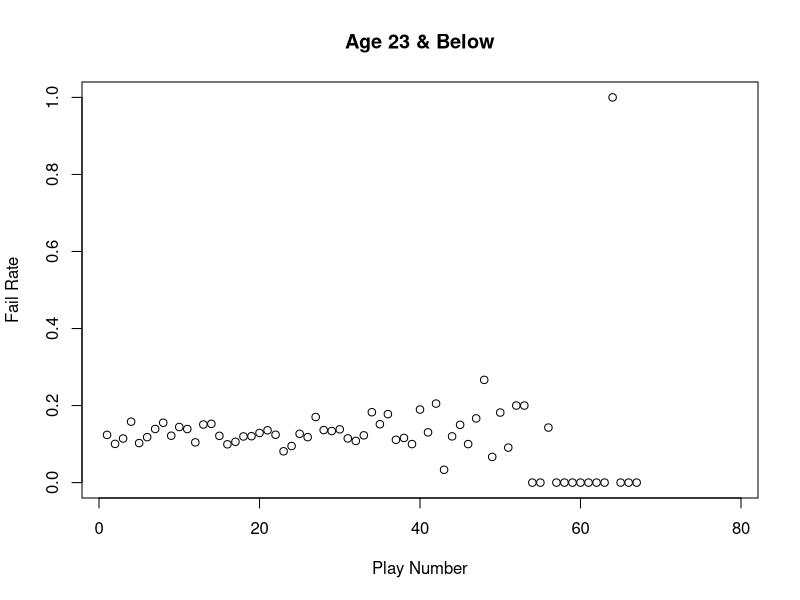
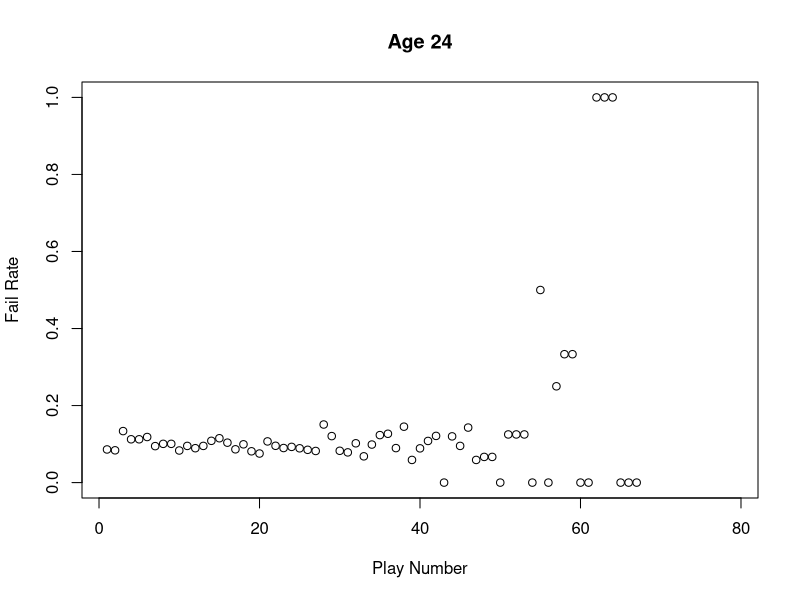
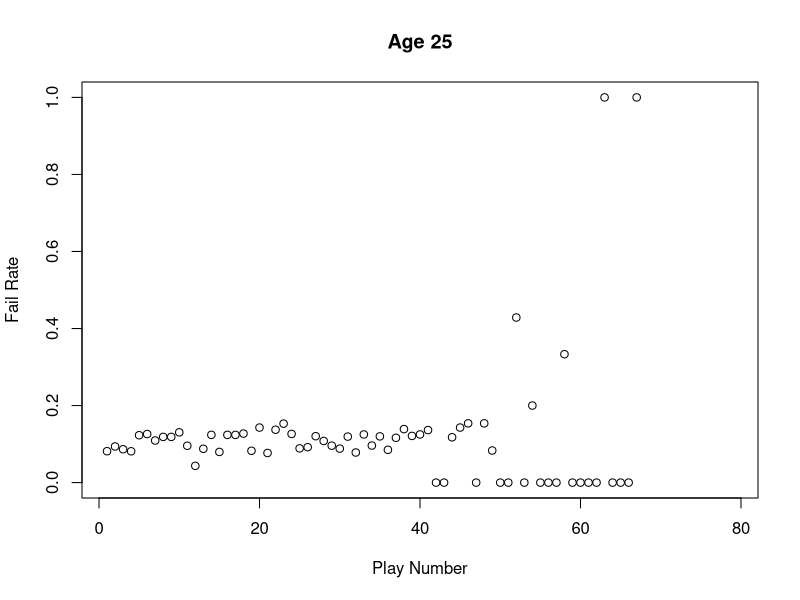
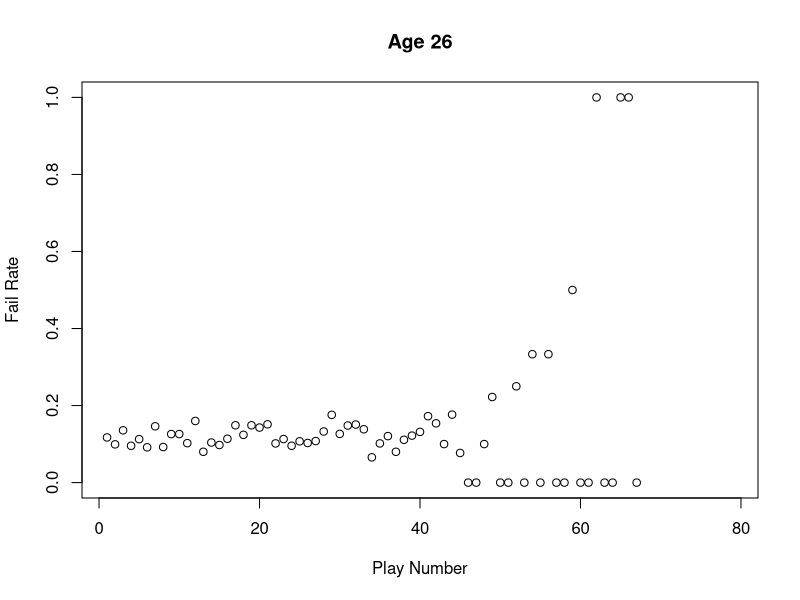
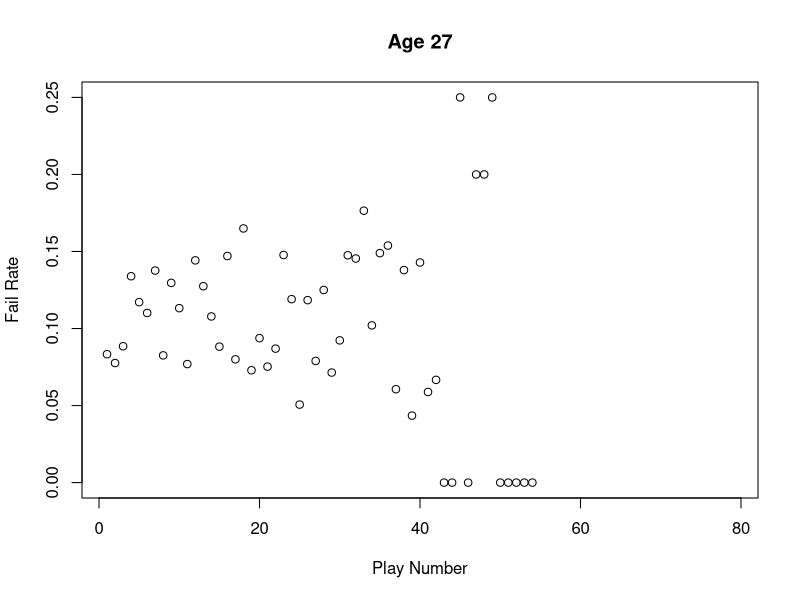
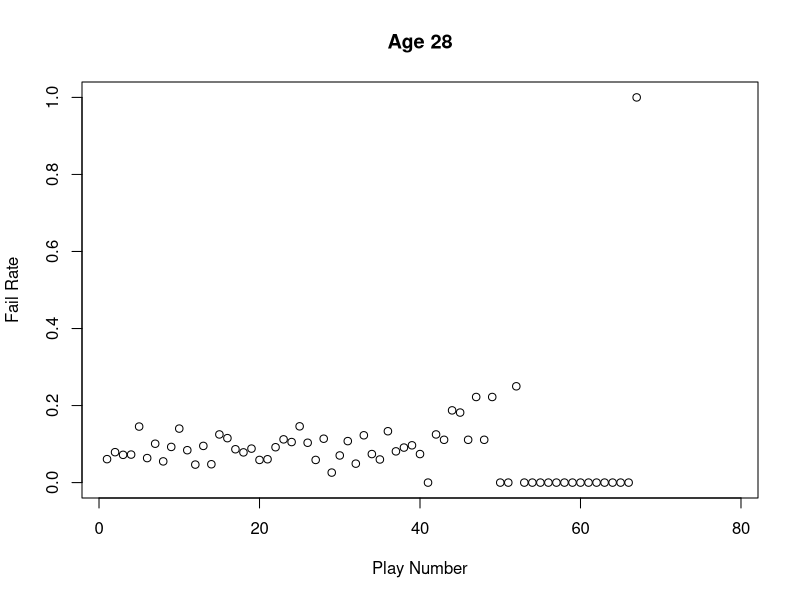
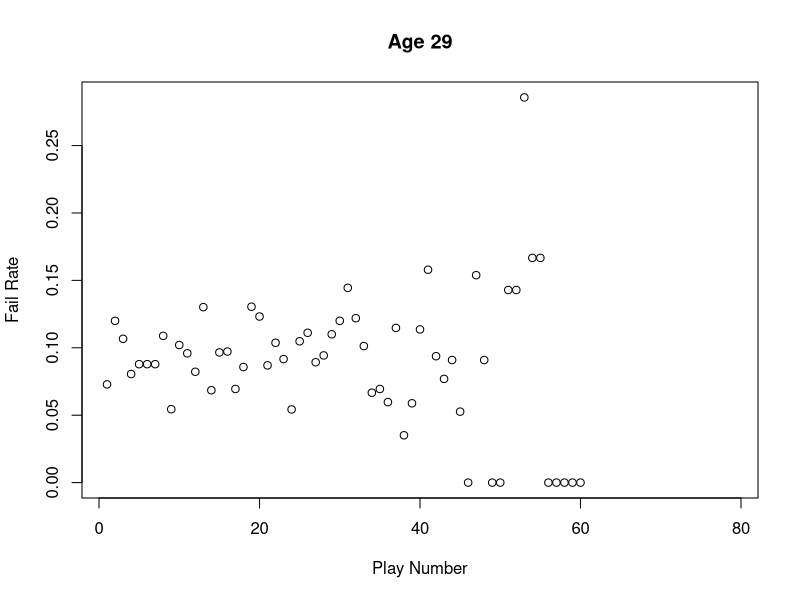
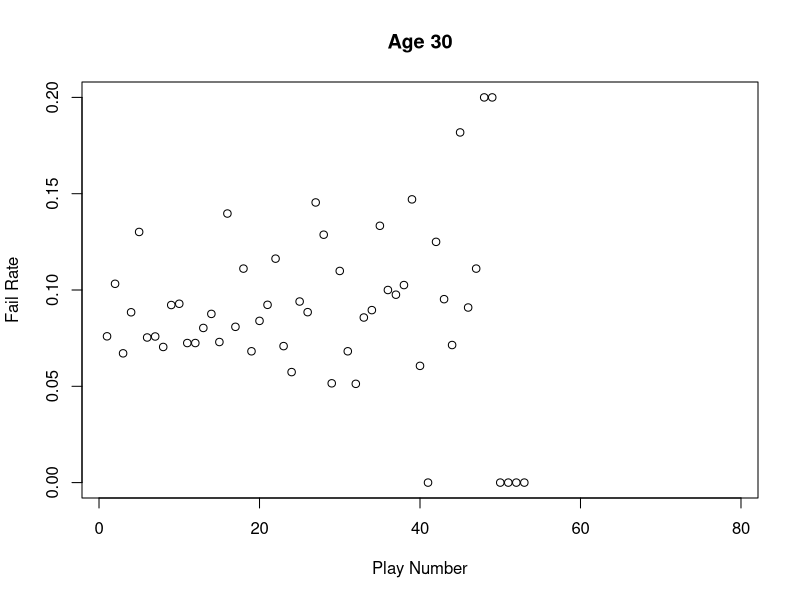

Write R code to recreate these figures, in order.
library(readr)
library(dplyr)

# Read Weekly Performance Data
oline_fatigue <- read_csv("bdb-fatigue.csv")

# Split By Age
age23bel = subset(oline_fatigue, age <= 23)
age23bel = subset(age23bel, select = -c(name, age, position, height,weight, college, week,`80`))

age24 = subset(oline_fatigue, age == 24)
age24 = subset(age24, select = -c(name, age, position, height,weight, college, week,`80`))

age25 = subset(oline_fatigue, age == 25)
age25 = subset(age25, select = -c(name, age, position, height,weight, college, week,`80`))

age26 = subset(oline_fatigue, age == 26)
age26 = subset(age26, select = -c(name, age, position, height,weight, college, week,`80`))

age27 = subset(oline_fatigue, age == 27)
age27 = subset(age27, select = -c(name, age, position, height,weight, college, week,`80`))

age28 = subset(oline_fatigue, age == 28)
age28 = subset(age28, select = -c(name, age, position, height,weight, college, week,`80`))

age29 = subset(oline_fatigue, age == 29)
age29 = subset(age29, select = -c(name, age, position, height,weight, college, week,`80`))

age30 = subset(oline_fatigue, age == 30)
age30 = subset(age30, select = -c(name, age, position, height,weight, college, week,`80`))

age31up = subset(oline_fatigue, age >= 31)
age31up = subset(age31up, select = -c(name, age, position, height,weight, college, week,`80`))

is.data.frame(age23bel)
is.data.frame(age24)
is.data.frame(age25)
is.data.frame(age26)
is.data.frame(age27)
is.data.frame(age28)
is.data.frame(age29)
is.data.frame(age30)
is.data.frame(age31up)

# Calculate Mean Play Performance By Age
age23bel_av = colMeans(age23bel, na.rm = TRUE)
age24_av = colMeans(age24, na.rm = TRUE)
age25_av = colMeans(age25, na.rm = TRUE)
age26_av = colMeans(age26, na.rm = TRUE)
age27_av = colMeans(age27, na.rm = TRUE)
age28_av = colMeans(age28, na.rm = TRUE)
age29_av = colMeans(age29, na.rm = TRUE)
age30_av = colMeans(age30, na.rm = TRUE)
age31up_av = colMeans(age31up, na.rm = TRUE)

is.numeric(age23bel_av)
is.vector(age23bel_av)


#Analysis
# Fail rate of age 23 and below at different times

summary(age23bel$"3")
summary(age23bel$"15")
summary(age23bel$"30")
# .1144, .1214, .1382 (Shows Slight Regression)


# Fail rate of age 31 and above at different times

summary(age31up$"3")
summary(age31up$"15")
summary(age31up$"30")
# .05747, .1078, .1183 (Shows Significant Regression)

# Testing significance of differences in failure among
# different age groups

t.test(age23bel$"3",age23bel$"30")
#CI (95%):(-.099,.052), t=-.618, p=.54
t.test(age24$"3",age24$"30")
#CI:(-.022,.124), t=1.378, p=.17
t.test(age25$"3",age25$"30")
#CI: (-.086,.083), t=-.038, p=.97
t.test(age26$"3",age26$"30")
#CI: (-.082,.100), t=.201, p=.84
t.test(age27$"3",age27$"30")
#CI: (-.093,.085), t=-.085, p=.93
t.test(age28$"3",age28$"30")
#CI: (-.076,.079), t=.042, p=.97
t.test(age29$"3",age29$"30")
#CI: (-.095,.068), t=-.323, p=.75
t.test(age30$"3",age30$"30")
#CI: (-.120,.034), t=-1.10, p=.27
t.test(age31up$"3",age31up$"30")
#CI: (-.136,.014), t=-1.60, p=.11

# Data Frame for Averages
averages_df = data.frame(age23bel_av,age24_av,age25_av,age26_av,age27_av,age28_av,age29_av,age30_av,age31up_av)
(averages_df$age23bel_av)

# Line graph for each age depicting fail rate by play number
plot(age23bel_av,type="p",xlab="Play Number",ylab="Fail Rate",main="Age 23 & Below")
plot(age24_av,type="p",xlab="Play Number",ylab="Fail Rate",main="Age 24")
plot(age25_av,type="p",xlab="Play Number",ylab="Fail Rate",main="Age 25")
plot(age26_av,type="p",xlab="Play Number",ylab="Fail Rate",main="Age 26")
plot(age27_av,type="p",xlab="Play Number",ylab="Fail Rate",main="Age 27")
plot(age28_av,type="p",xlab="Play Number",ylab="Fail Rate",main="Age 28")
plot(age29_av,type="p",xlab="Play Number",ylab="Fail Rate",main="Age 29")
plot(age30_av,type="p",xlab="Play Number",ylab="Fail Rate",main="Age 30")
plot(age31up_av,type="p",xlab="Play Number",ylab="Fail Rate",main="Age 31 & up")

